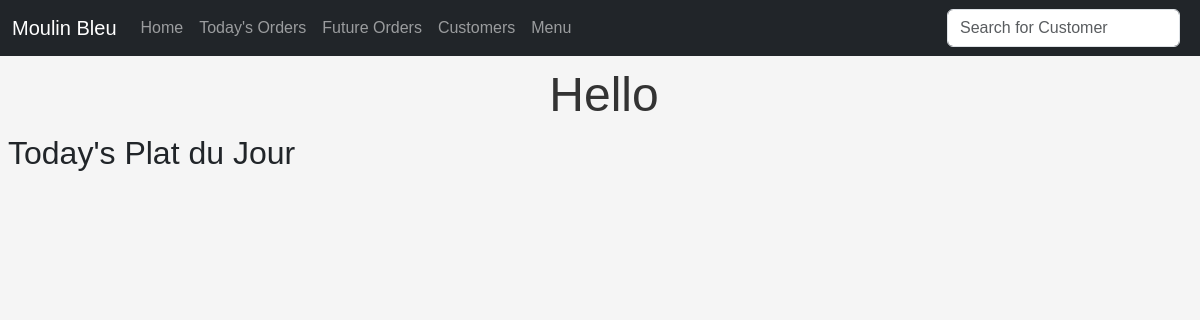
The app's page /, older data.
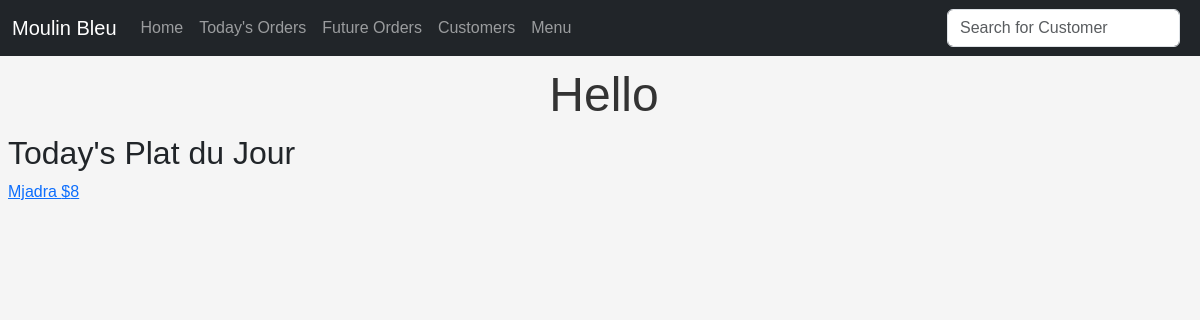
The same page, newer data.
### menuapp/models.py (models this page shows, shortened)
class FoodItem(models.Model):
    name = models.CharField(max_length=255)
    price = models.IntegerField()
    notes = models.TextField()
    plat_du_jour = models.BooleanField(default=False)

### mainapp/views.py (the view)
# urls.py: path("", HomeView.as_view(), name="home"),
class HomeView(ListView):
    model = FoodItem
    template_name = "home.html"
    context_object_name = "items"
    def get_context_data(self, **kwargs):
        context = super().get_context_data(**kwargs)
        plats_du_jour = FoodItem.objects.filter(plat_du_jour=True)
        context["plats_du_jour"] = plats_du_jour
        return context

### mainapp/templates/home.html (shortened to what this page needs)
{% extends 'base.html' %}
{%block content %}
<h1>Hello</h1>
<h2>Today's Plat du Jour</h2>
<ul>
    {% for plat_du_jour in plats_du_jour %}
    <li>
        <a href="{% url 'food_details' plat_du_jour.pk %}"> {{plat_du_jour.name}} ${{plat_du_jour.price}} </a>
        <br>
    </li>
    {% endfor %}
    {% endblock %}

Row changes from the older to the newer data that the page shows:
now on this page (row edited): FoodItem: name "Mjadra", price "8"
